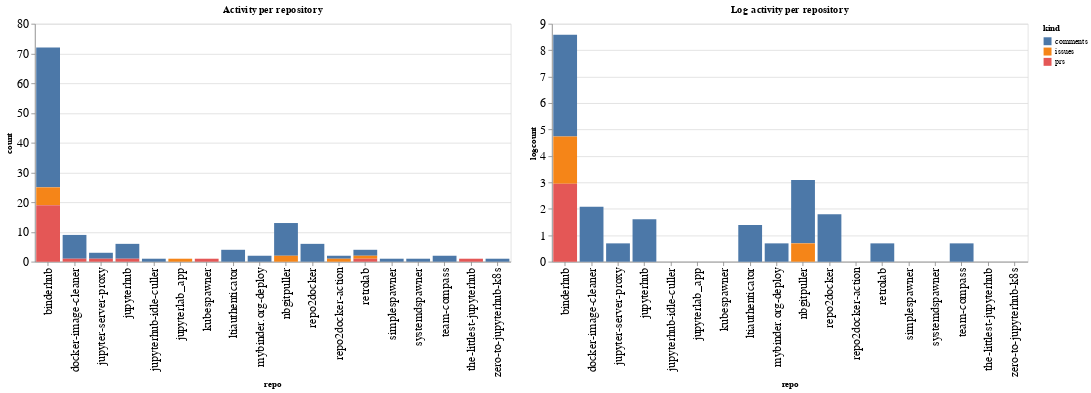

The notebook cell saved with this chart:
### Code cell
ch1 = alt.Chart(repo_summaries, width=600, title="Activity per repository").mark_bar().encode(
    x='repo',
    y='count',
    color='kind',
    tooltip="kind"
)

ch2 = alt.Chart(repo_summaries, width=600, title="Log activity per repository").mark_bar().encode(
    x='repo',
    y='logcount',
    color='kind',
    tooltip="kind"
)

ch1 | ch2

### Figure 1 — Vega-Lite specification as saved in the notebook (floating-point values rounded to 4 significant figures)
{"config": {"axisLeft": {"labelFontSize": 15}, "axisBottom": {"labelFontSize": 15}}, "hconcat": [{"mark": "bar", "encoding": {"color": {"type": "nominal", "field": "kind"}, "tooltip": {"type": "nominal", "field": "kind"}, "x": {"type": "nominal", "field": "repo"}, "y": {"type": "quantitative", "field": "count"}}, "title": "Activity per repository", "width": 600}, {"mark": "bar", "encoding": {"color": {"type": "nominal", "field": "kind"}, "tooltip": {"type": "nominal", "field": "kind"}, "x": {"type": "nominal", "field": "repo"}, "y": {"type": "quantitative", "field": "logcount"}}, "title": "Log activity per repository", "width": 600}], "data": {"name": "data-09135f01ce2ce73c300b6d28d3cfb8a7"}, "$schema": "https://vega.github.io/schema/vega-lite/v4.8.1.json", "datasets": {"data-09135f01ce2ce73c300b6d28d3cfb8a7": [{"repo": "binderhub", "kind": "comments", "count": 47, "logcount": 3.85}, {"repo": "binderhub", "kind": "issues", "count": 6, "logcount": 1.792}, {"repo": "binderhub", "kind": "prs", "count": 19, "logcount": 2.944}, {"repo": "docker-image-cleaner", "kind": "comments", "count": 8, "logcount": 2.079}, {"repo": "docker-image-cleaner", "kind": "prs", "count": 1, "logcount": 0.0}, {"repo": "jupyter-server-proxy", "kind": "comments", "count": 2, "logcount": 0.6931}, {"repo": "jupyter-server-proxy", "kind": "prs", "count": 1, "logcount": 0.0}, {"repo": "jupyterhub", "kind": "comments", "count": 5, "logcount": 1.609}, {"repo": "jupyterhub", "kind": "prs", "count": 1, "logcount": 0.0}, {"repo": "jupyterhub-idle-culler", "kind": "comments", "count": 1, "logcount": 0.0}, {"repo": "jupyterlab_app", "kind": "issues", "count": 1, "logcount": 0.0}, {"repo": "kubespawner", "kind": "prs", "count": 1, "logcount": 0.0}, {"repo": "ltiauthenticator", "kind": "comments", "count": 4, "logcount": 1.386}, {"repo": "mybinder.org-deploy", "kind": "comments", "count": 2, "logcount": 0.6931}, {"repo": "nbgitpuller", "kind": "comments", "count": 11, "logcount": 2.398}, {"repo": "nbgitpuller", "kind": "issues", "count": 2, "logcount": 0.6931}, {"repo": "repo2docker", "kind": "comments", "count": 6, "logcount": 1.792}, {"repo": "repo2docker-action", "kind": "comments", "count": 1, "logcount": 0.0}, {"repo": "repo2docker-action", "kind": "issues", "count": 1, "logcount": 0.0}, {"repo": "retrolab", "kind": "comments", "count": 2, "logcount": 0.6931}, {"repo": "retrolab", "kind": "issues", "count": 1, "logcount": 0.0}, {"repo": "retrolab", "kind": "prs", "count": 1, "logcount": 0.0}, {"repo": "simplespawner", "kind": "comments", "count": 1, "logcount": 0.0}, {"repo": "systemdspawner", "kind": "comments", "count": 1, "logcount": 0.0}, {"repo": "team-compass", "kind": "comments", "count": 2, "logcount": 0.6931}, {"repo": "the-littlest-jupyterhub", "kind": "prs", "count": 1, "logcount": 0.0}, {"repo": "zero-to-jupyterhub-k8s", "kind": "comments", "count": 1, "logcount": 0.0}]}}
